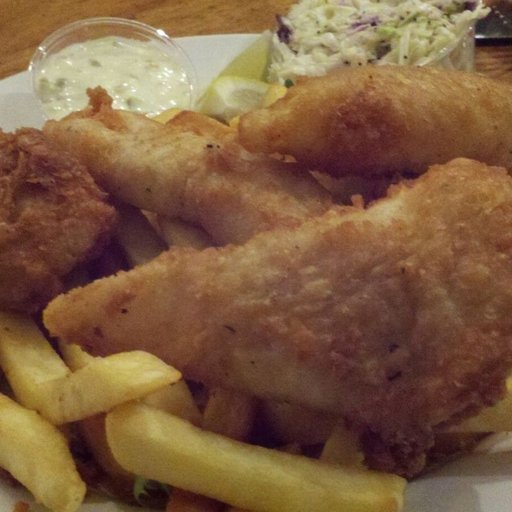
#> input picture food101_subset/1110475.jpg, 512 x 512 px
$ python -i image_filters.py   (imports and definitions only)   (older library calls are emulated)
#> lines starting #> are read from the running program, lines starting #| are printed output that depends on the picture
import cv2
import numpy as np
from PIL import Image, ImageFilter, ImageEnhance

class ImageProcessor:
    @staticmethod
    def apply_grayscale(image_path):
        """Convert RGB image to grayscale using luminance formula"""
#> called with image_path = '../food101_subset/1110475.jpg'
        img = cv2.imread(image_path)
#> img is the input picture: shape (512, 512, 3); mean B, G, R 64.6, 93.8, 127.1
        if img is None:
            return None

        # Luminance formula: Y = 0.299*R + 0.587*G + 0.114*B
        gray = cv2.cvtColor(img, cv2.COLOR_BGR2GRAY)
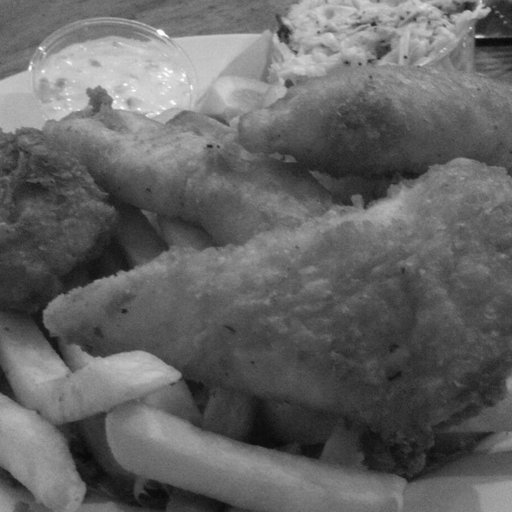
#> gray: shape (512, 512); min 7, max 254, mean 100.4
        return gray

    @staticmethod
    def apply_gaussian_blur(image_path):
        """Apply 3x3 Gaussian kernel for smoothing"""
#> called with image_path = '../food101_subset/1110475.jpg'
        img = cv2.imread(image_path)
        if img is None:
            return None

        # 3x3 Gaussian kernel
        blurred = cv2.GaussianBlur(img, (3, 3), 0)
        return blurred

    @staticmethod
    def apply_edge_detection(image_path):
        """Sobel filter for edge detection"""
#> called with image_path = '../food101_subset/1110475.jpg'
        img = cv2.imread(image_path, cv2.IMREAD_GRAYSCALE)
#> img: shape (512, 512); min 7, max 255, mean 100.4
        if img is None:
            return None

        # Sobel operators
        sobel_x = cv2.Sobel(img, cv2.CV_64F, 1, 0, ksize=3)
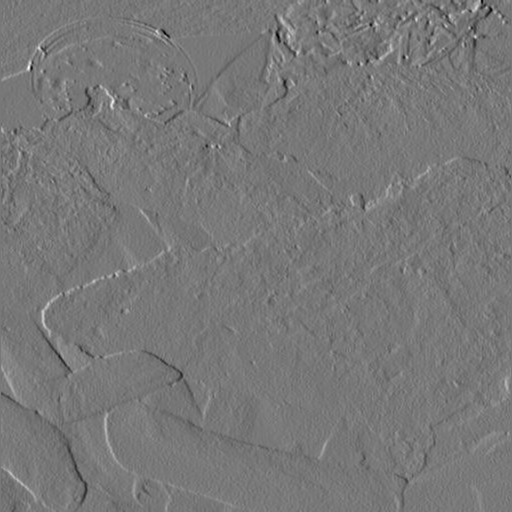
#> sobel_x: shape (512, 512) float64; min -376, max 419, mean -0.1; drawn with min black and max white
        sobel_y = cv2.Sobel(img, cv2.CV_64F, 0, 1, ksize=3)
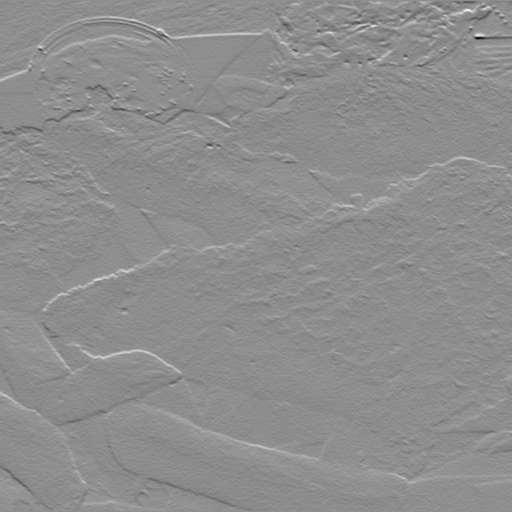
#> sobel_y: shape (512, 512) float64; min -680, max 539, mean -0.5; drawn with min black and max white

        # Calculate magnitude
        magnitude = np.sqrt(sobel_x**2 + sobel_y**2)
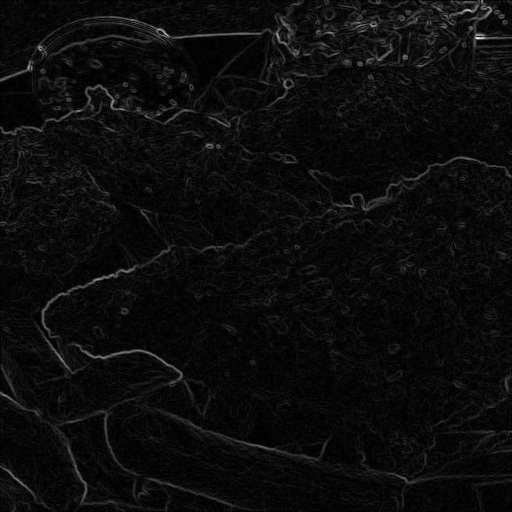
#> magnitude: shape (512, 512) float64; min 0, max 680, mean 33.6; drawn with min black and max white
        magnitude = np.uint8(np.clip(magnitude, 0, 255))
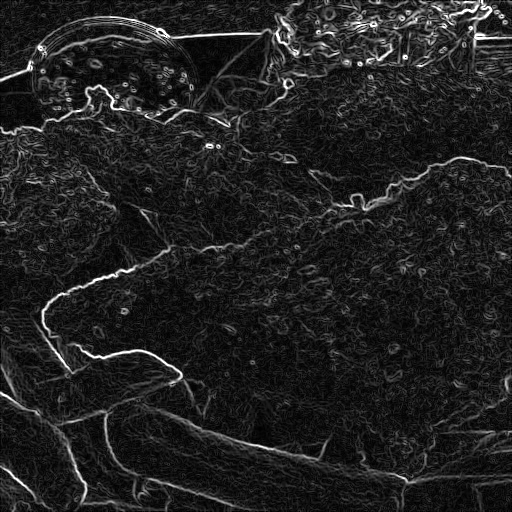
#> magnitude: shape (512, 512); min 0, max 255, mean 33.1

        return magnitude

    @staticmethod
    def apply_sharpening(image_path):
        """Enhance edges and details"""
#> called with image_path = '../food101_subset/1110475.jpg'
        img = Image.open(image_path)
#> img: PIL image 512x512 RGB

        # Using PIL's filter
        sharpened = img.filter(ImageFilter.SHARPEN)

        # Convert back to numpy array for consistency
        sharpened_np = np.array(sharpened)

        # If grayscale, convert to 3-channel
        if len(sharpened_np.shape) == 2:
            sharpened_np = cv2.cvtColor(sharpened_np, cv2.COLOR_GRAY2BGR)

        return sharpened_np

    @staticmethod
    def apply_brightness_adjustment(image_path, factor=1.5):
        """Increase or decrease image brightness"""
#> called with image_path = '../food101_subset/1110475.jpg', factor = 1.5
        img = Image.open(image_path)

        # Adjust brightness
        enhancer = ImageEnhance.Brightness(img)
        brightened = enhancer.enhance(factor)  # >1 brighter, <1 darker
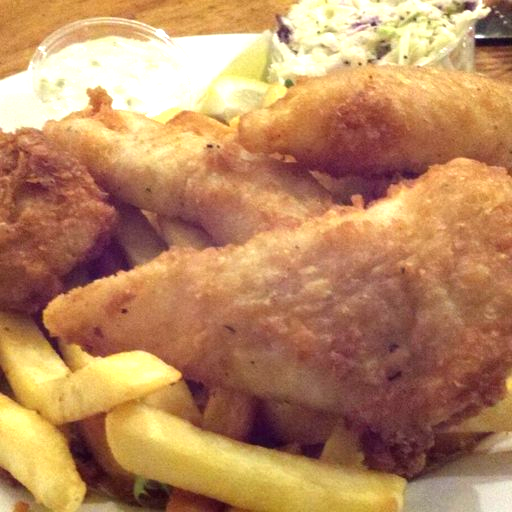
#> brightened: PIL image 512x512 RGB; mean R, G, B 186.2, 137.8, 96.3

        # Convert to numpy array
        brightened_np = np.array(brightened)

        # If grayscale, convert to 3-channel
        if len(brightened_np.shape) == 2:
            brightened_np = cv2.cvtColor(brightened_np, cv2.COLOR_GRAY2BGR)

        return brightened_np

    @staticmethod
    def apply_all_filters(image_path, output_dir="processed"):
        """
        Apply all 5 filters sequentially to one image
        Returns processing time
        """
        import time

        start_time = time.time()

        # Apply each filter
        gray = ImageProcessor.apply_grayscale(image_path)
        blurred = ImageProcessor.apply_gaussian_blur(image_path)
        edges = ImageProcessor.apply_edge_detection(image_path)
        sharpened = ImageProcessor.apply_sharpening(image_path)
        brightened = ImageProcessor.apply_brightness_adjustment(image_path)

        # Save results
        if output_dir:
            import os
            from pathlib import Path

            # Create output directory
            Path(output_dir).mkdir(exist_ok=True)

            # Get filename without extension
            filename = Path(image_path).stem

            # Save each filtered image
            cv2.imwrite(f"{output_dir}/{filename}_gray.jpg", gray)
            cv2.imwrite(f"{output_dir}/{filename}_blurred.jpg", blurred)
            cv2.imwrite(f"{output_dir}/{filename}_edges.jpg", edges)
            cv2.imwrite(f"{output_dir}/{filename}_sharpened.jpg", sharpened)
            cv2.imwrite(f"{output_dir}/{filename}_brightened.jpg", brightened)

        end_time = time.time()
        return end_time - start_time

>>> result = ImageProcessor().apply_all_filters('../food101_subset/1110475.jpg')

$ run again, on food101_subset/1118825.jpg
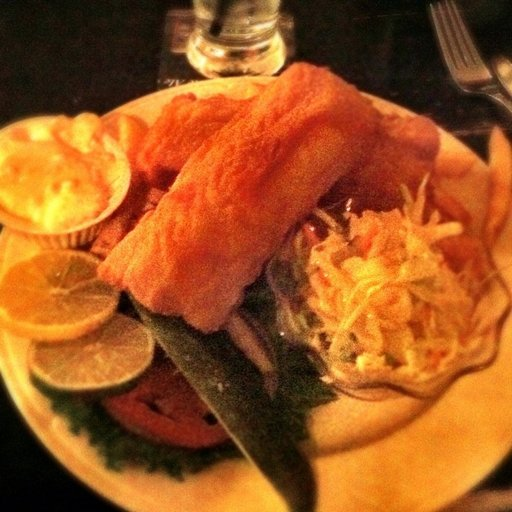
#> input picture food101_subset/1118825.jpg, 512 x 512 px
#> in apply_grayscale, img is the input picture: shape (512, 512, 3); mean B, G, R 31.4, 84.9, 157.5
#> in apply_edge_detection, `magnitude = np.uint8(np.clip(magnitude, 0, 255))`:
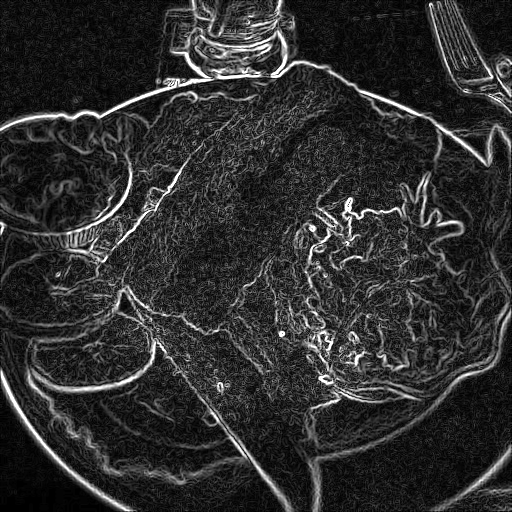
#> magnitude: shape (512, 512); min 0, max 255, mean 46.3
#> in apply_brightness_adjustment, `brightened = enhancer.enhance(factor)`:
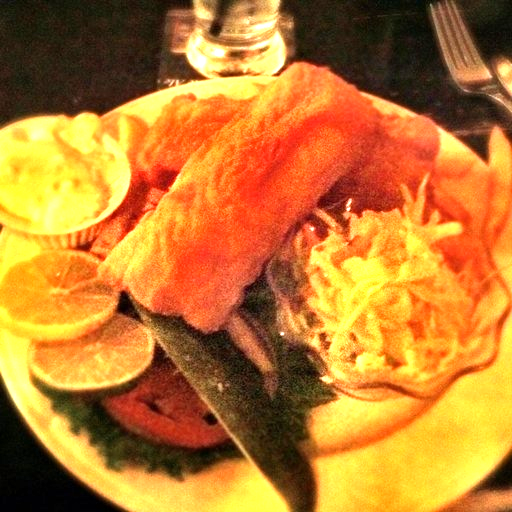
#> brightened: PIL image 512x512 RGB; mean R, G, B 189.3, 124.5, 46.9

$ run again, on food101_subset/1126944.jpg
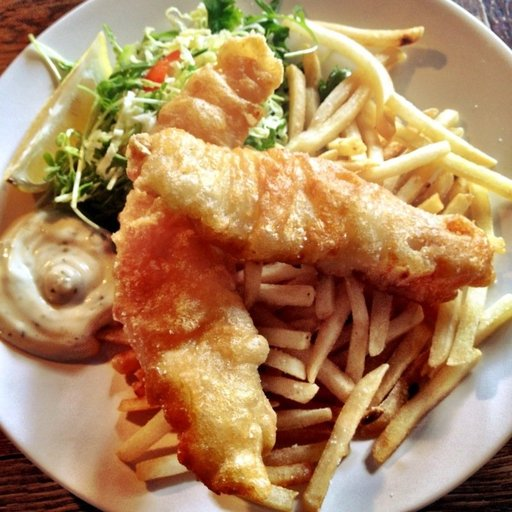
#> input picture food101_subset/1126944.jpg, 512 x 512 px
#> in apply_grayscale, img is the input picture: shape (512, 512, 3); mean B, G, R 94.5, 135.7, 174.8
#> in apply_edge_detection, `magnitude = np.uint8(np.clip(magnitude, 0, 255))`:
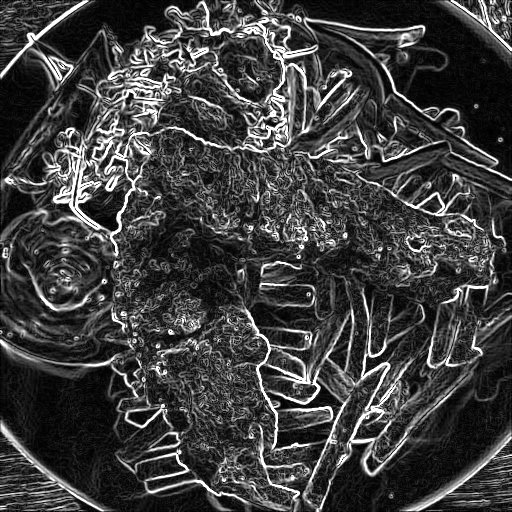
#> magnitude: shape (512, 512); min 0, max 255, mean 63.4
#> in apply_brightness_adjustment, `brightened = enhancer.enhance(factor)`:
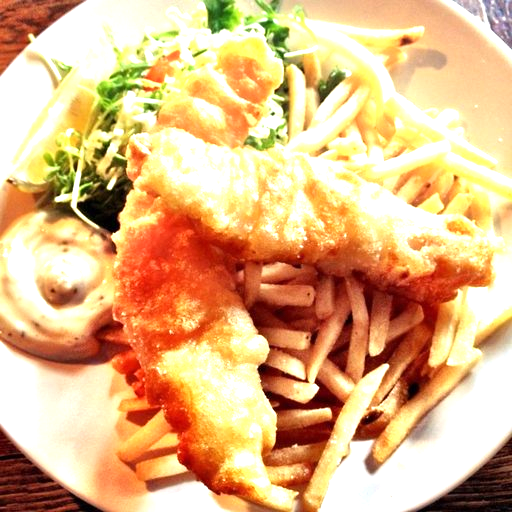
#> brightened: PIL image 512x512 RGB; mean R, G, B 226.6, 183.6, 132.8

$ run again, on food101_subset/1128671.jpg
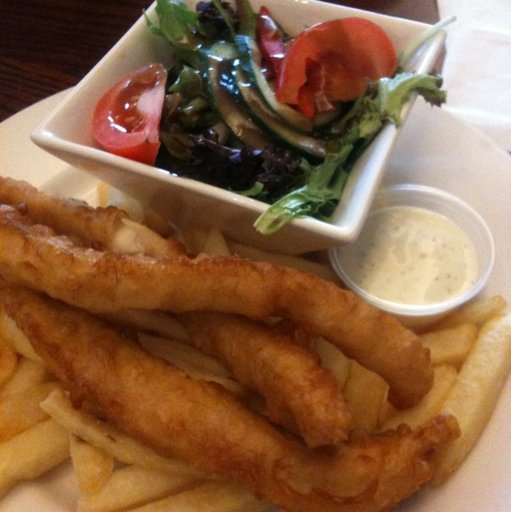
#> input picture food101_subset/1128671.jpg, 511 x 512 px
#> in apply_grayscale, img is the input picture: shape (512, 511, 3); mean B, G, R 67.6, 98.4, 137.8
#> in apply_edge_detection, `magnitude = np.uint8(np.clip(magnitude, 0, 255))`:
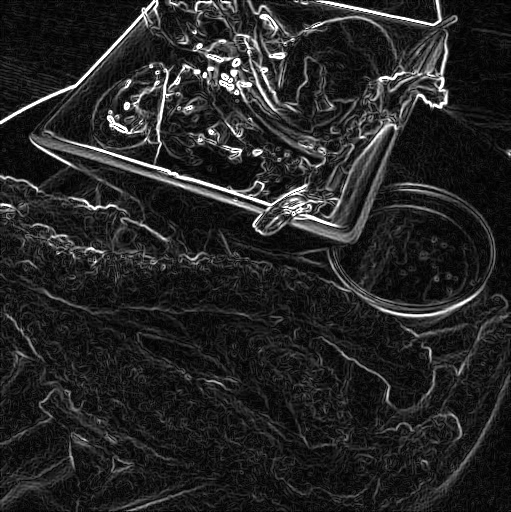
#> magnitude: shape (512, 511); min 0, max 255, mean 36.7
#> in apply_brightness_adjustment, `brightened = enhancer.enhance(factor)`:
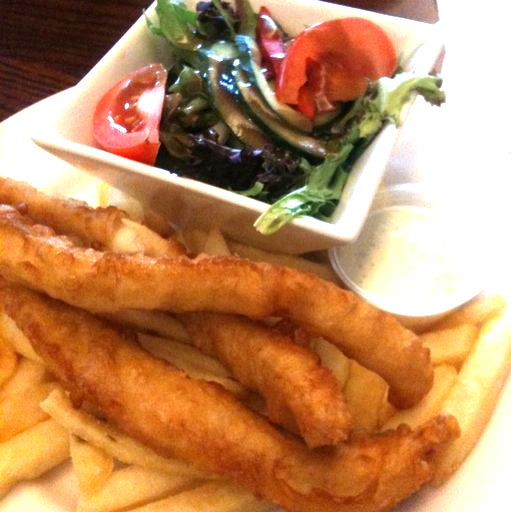
#> brightened: PIL image 511x512 RGB; mean R, G, B 189, 136.8, 93.7
